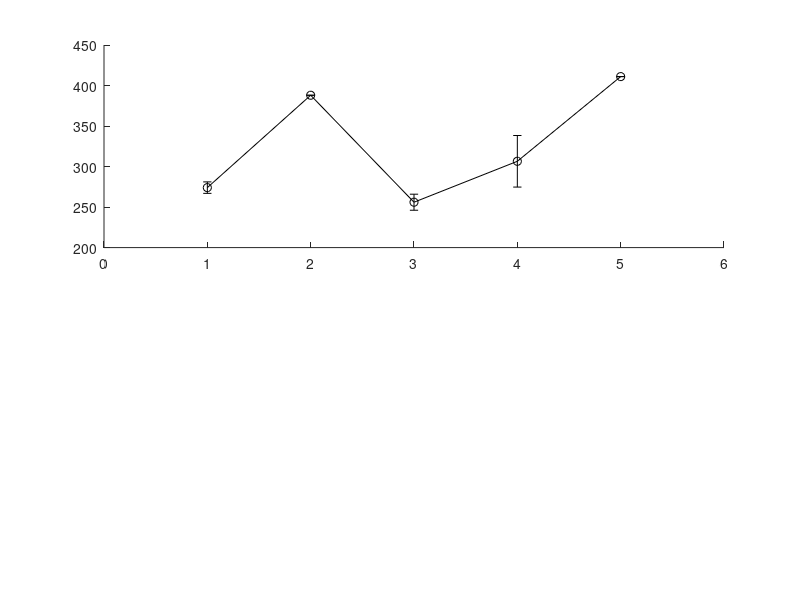

Reproduce this figure in MATLAB. (Note: this script raises an error after producing the figure.)
%Cell Density pilot 3.16.14
%Key: A = Cluster diffuse; B = Cluster disturbed; C = Plate 50k; D = Plate
%5k; E = Diffuse

A = [269 357 275 243
     279 350 244 254];

B = [388 537 299 420
     388 537 299 420]; %These are NOT true replicate values!  They have been inserted for plotting ease!!!!
 
C = [249 4382 282 520
     263 3996 263 714];
 
D = [329 2077 223 436
     284 1819 225 375];
 
E = [411 6050 518 885
     411 6050 518 885]; %These are NOT true replicate values!  They have been inserted for plotting ease!!!!
 
c = [A B C D E];

for l = 1:length(c)
    m = mean(c); 
    s = std(c); 
end

m = reshape(m, 4,5)'; s = reshape(s, 4,5)';
%%
density = [1 2 3 4 5];

figure(1)
subplot(2,1,1)
hold on
errorbar(density, m(:,1), s(:,1), '-ko', 'markerfacecolor', 'b', 'markersize', 9)
errorbar(density, m(:,2), s(:,2), '-ko', 'markerfacecolor', 'r', 'markersize', 9)
errorbar(density, m(:,3), s(:,3), '-ko', 'markerfacecolor', 'y', 'markersize', 9)
errorbar(density, m(:,4), s(:,4), '-ko', 'markerfacecolor', 'k', 'markersize', 9)
set(gcf, 'color', 'w')
set(gca, 'yscale', 'log', 'ylim', [1e2 1e4], 'xlim', [0 6], 'xtick', [1 2 3 4 5], 'Fontsize', 25, 'ygrid', 'on', 'xgrid', 'on')
xlabel('"Density rep"')
ylabel('GMFI H-2K^b')
legend('Media/DMSO', '10nM IFN-\gamma/DMSO', 'IFN-\gamma/Jaki T0', 'IFN-\gamma/Jaki T5')
box on

%%

Amp = m(:,2) - m(:,1);

Ampofmemory = m(:,4) - m(:,1);

Percofmax = (Ampofmemory./Amp)*100

subplot(2,1,2)
hold on
plot(density, Amp, '-ko', 'markerfacecolor', 'b', 'markersize', 9)
plot(density, Ampofmemory, '-ko', 'markerfacecolor', 'r', 'markersize', 9)
set(gcf, 'color', 'w')
set(gca, 'xlim', [0 6], 'xtick', [1 2 3 4 5], 'Fontsize', 25, 'yscale', 'log', 'xgrid', 'on', 'ygrid', 'on')
xlabel('"Density rep"')
ylabel('Amplitude of Response')
legend('10nM IFN-\gamma - Media', 'Memory - Media')
box on

figure()
plot(density, Percofmax, '-ko', 'markerfacecolor', 'y', 'markersize', 9)
set(gcf, 'color', 'w')
set(gca, 'xtick', [1 2 3 4 5], 'Fontsize', 25)
xlabel('"Density rep"')
ylabel('Memory % of Max Response')
box on

    
